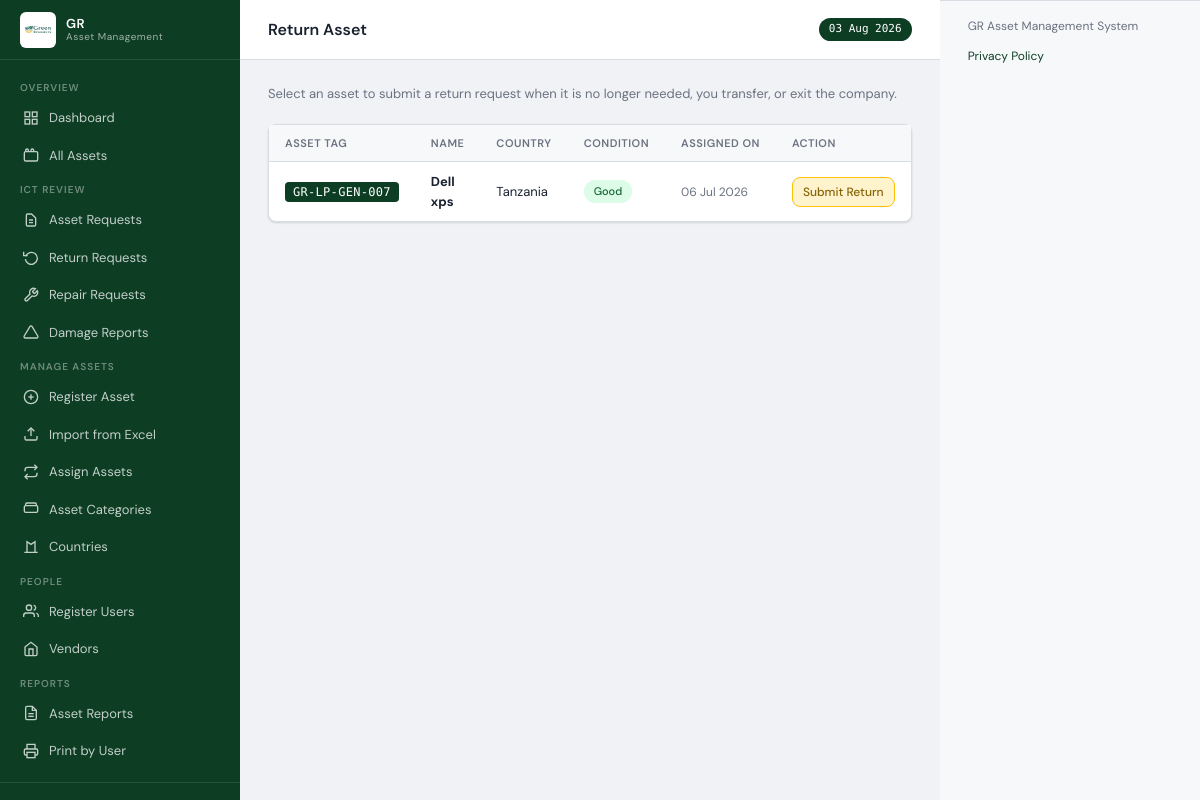
Before: /requests/return-asset (signed in) with the older database file.
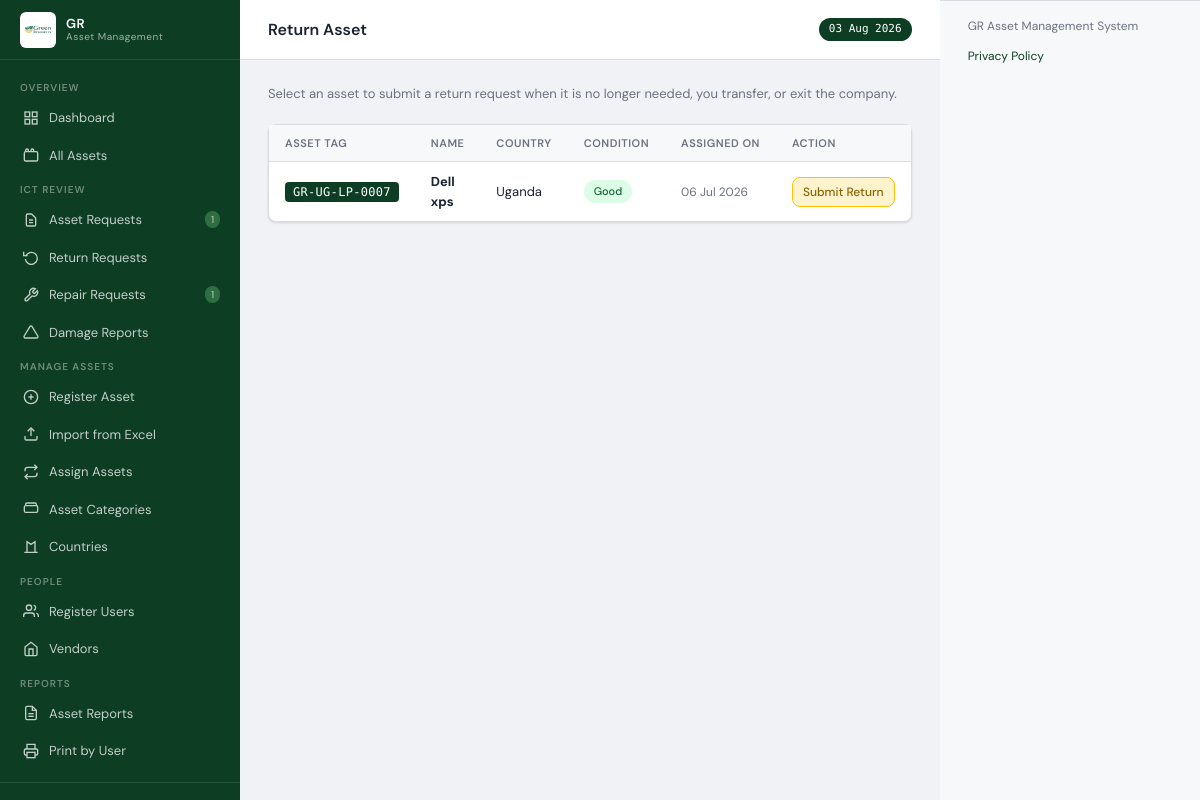
After: the same page with the newer database file.
### models.py (models this page shows)
class Asset(db.Model):
    __tablename__ = 'assets'
    id             = db.Column(db.Integer, primary_key=True)
    asset_number   = db.Column(db.Integer, unique=True, nullable=False)
    tag            = db.Column(db.String(60), unique=True, nullable=False)
    name           = db.Column(db.String(200), nullable=False)
    serial_number  = db.Column(db.String(100))
    description    = db.Column(db.Text)
    price          = db.Column(db.Numeric(15,2), default=0)
    date_purchased = db.Column(db.Date)
    condition      = db.Column(db.String(20), default='good')
    status         = db.Column(db.String(20), default='active')
    location       = db.Column(db.String(150))
    assigned_on    = db.Column(db.Date)
    created_at     = db.Column(db.DateTime, default=datetime.utcnow)
    updated_at     = db.Column(db.DateTime, default=datetime.utcnow, onupdate=datetime.utcnow)
    category_id    = db.Column(db.Integer, db.ForeignKey('asset_categories.id'), nullable=False)
    project_id     = db.Column(db.Integer, db.ForeignKey('projects.id'), nullable=True)
    vendor_id      = db.Column(db.Integer, db.ForeignKey('vendors.id'))
    processor      = db.Column(db.String(200))
    age_years      = db.Column(db.Integer)
    age_months     = db.Column(db.Integer)
    assigned_to_id = db.Column(db.Integer, db.ForeignKey('users.id'))
    return_records = db.relationship('ReturnRecord', backref='asset', lazy='dynamic')

class Project(db.Model):
    __tablename__ = 'projects'
    id          = db.Column(db.Integer, primary_key=True)
    code        = db.Column(db.String(20),  unique=True, nullable=False)
    name        = db.Column(db.String(150), nullable=False)
    description = db.Column(db.Text)
    year        = db.Column(db.String(10))
    status      = db.Column(db.String(20), default='active')
    created_at  = db.Column(db.DateTime,   default=datetime.utcnow)
    assets      = db.relationship('Asset', backref='project', lazy='dynamic')

### routes/requests.py (the view)
@requests_bp.route('/return-asset')
@login_required
def return_asset_picker():
    assets = Asset.query.filter_by(
        assigned_to_id=current_user.id, status='active'
    ).order_by(Asset.name).all()
    pending = {
        r.asset_id for r in ReturnRequest.query.filter_by(
            requested_by_id=current_user.id, status='pending'
        ).all()
    }
    return render_template('requests/return_picker.html', assets=assets, pending=pending)

### models.py (called while the page is built)
@login_manager.user_loader
def load_user(uid):
    return User.query.get(int(uid))

    @property
    def initials(self):
        p = self.name.split()
        return ''.join(x[0] for x in p[:2]).upper()

    @property
    def role_label(self):
        from models import Role
        role = Role.query.filter_by(name=self.role).first()
        if role:
            return role.label
        return {'admin':'Administrator','finance':'Finance Officer','user':'Staff User'}.get(self.role, self.role)

### routes/auth.py (called while the page is built)
@auth_bp.before_app_request
def _protect_session_token():
    if current_user.is_authenticated:
        token = session.get('session_token')
        if token:
            if current_user.session_token and token != current_user.session_token:
                logout_user()
                session.pop('session_token', None)
        else:
            if current_user.session_token:
                session['session_token'] = current_user.session_token
            else:
                current_user.session_token = secrets.token_urlsafe(32)
                db.session.commit()
                session['session_token'] = current_user.session_token

### templates/requests/return_picker.html (shortened to what this page needs)
{% extends 'base.html' %}
{% block page_title %}Return Asset{% endblock %}
{% block content %}
<div class="page-title">
  <div class="page-title-text"><p>Select an asset to submit a return request when it is no longer needed, you transfer, or exit the company.</p></div>
</div>
<div class="card">
  <div class="card-body">
    {% if assets %}
    <table>
      <thead><tr><th>Asset Tag</th><th>Name</th><th>Country</th><th>Condition</th><th>Assigned On</th><th>Action</th></tr></thead>
      <tbody>
        {% for a in assets %}
        <tr>
          <td><span class="asset-tag">{{ a.tag }}</span></td>
          <td><strong>{{ a.name }}</strong></td>
          <td>{{ a.project.name if a.project else '—' }}</td>
          <td><span class="badge badge-{{ a.condition }}">{{ a.condition|title }}</span></td>
          <td class="text-muted text-sm">{{ a.assigned_on|dateformat }}</td>
          <td>
            {% if a.id in pending %}
            <span class="badge" style="background:#fef9c3;color:#854d0e">Return Pending</span>
            {% else %}
            <a href="{{ url_for('requests.new_return_request', asset_id=a.id) }}" class="btn btn-sm btn-warn">Submit Return</a>
            {% endif %}
          </td>
        </tr>
        {% endfor %}
      </tbody>
    </table>
    {% else %}
    <p class="text-muted" style="padding:40px;text-align:center">No assets assigned to you.</p>
    {% endif %}
  </div>
</div>
{% endblock %}

Changed rows visible on the page:
changed Asset "Dell xps": tag "GR-LP-GEN-007" → "GR-UG-LP-0007"; project "Tanzania" → "Uganda"
Other visible differences:
{{ pr }}: (not shown) → "1"
{{ rpr }}: (not shown) → "1"
